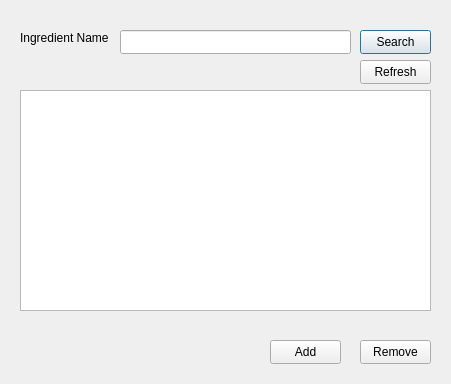
<?xml version="1.0" encoding="UTF-8"?>
<ui version="4.0">
 <class>Ingredient</class>
 <widget class="QDialog" name="Ingredient">
  <property name="geometry">
   <rect>
    <x>0</x>
    <y>0</y>
    <width>451</width>
    <height>384</height>
   </rect>
  </property>
  <property name="windowTitle">
   <string>Dialog</string>
  </property>
  <widget class="QLabel" name="label">
   <property name="geometry">
    <rect>
     <x>20</x>
     <y>30</y>
     <width>91</width>
     <height>16</height>
    </rect>
   </property>
   <property name="text">
    <string>Ingredient Name</string>
   </property>
  </widget>
  <widget class="QLineEdit" name="txtIngredient">
   <property name="geometry">
    <rect>
     <x>120</x>
     <y>30</y>
     <width>231</width>
     <height>24</height>
    </rect>
   </property>
  </widget>
  <widget class="QPushButton" name="btnSearch">
   <property name="geometry">
    <rect>
     <x>360</x>
     <y>30</y>
     <width>71</width>
     <height>24</height>
    </rect>
   </property>
   <property name="text">
    <string>Search</string>
   </property>
  </widget>
  <widget class="QTableView" name="tableView">
   <property name="geometry">
    <rect>
     <x>20</x>
     <y>90</y>
     <width>411</width>
     <height>221</height>
    </rect>
   </property>
   <attribute name="horizontalHeaderCascadingSectionResizes">
    <bool>true</bool>
   </attribute>
   <attribute name="horizontalHeaderShowSortIndicator" stdset="0">
    <bool>true</bool>
   </attribute>
   <attribute name="horizontalHeaderStretchLastSection">
    <bool>true</bool>
   </attribute>
  </widget>
  <widget class="QPushButton" name="btnAdd">
   <property name="geometry">
    <rect>
     <x>270</x>
     <y>340</y>
     <width>71</width>
     <height>24</height>
    </rect>
   </property>
   <property name="text">
    <string>Add</string>
   </property>
  </widget>
  <widget class="QPushButton" name="btnRemove">
   <property name="geometry">
    <rect>
     <x>360</x>
     <y>340</y>
     <width>71</width>
     <height>24</height>
    </rect>
   </property>
   <property name="text">
    <string>Remove</string>
   </property>
  </widget>
  <widget class="QPushButton" name="btnRefresh">
   <property name="geometry">
    <rect>
     <x>360</x>
     <y>60</y>
     <width>71</width>
     <height>24</height>
    </rect>
   </property>
   <property name="text">
    <string>Refresh</string>
   </property>
  </widget>
 </widget>
 <resources/>
 <connections/>
</ui>
